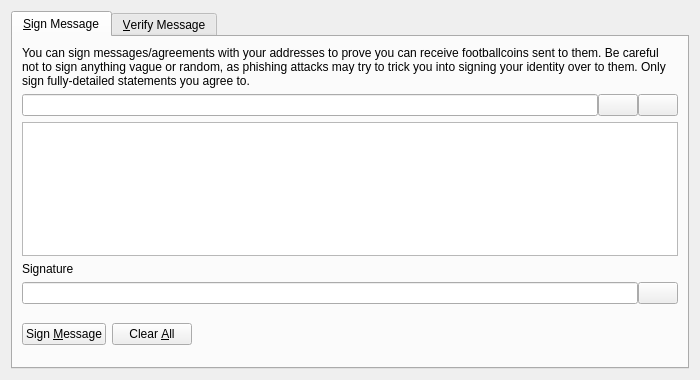
<?xml version="1.0" encoding="UTF-8"?>
<ui version="4.0">
 <class>SignVerifyMessageDialog</class>
 <widget class="QDialog" name="SignVerifyMessageDialog">
  <property name="geometry">
   <rect>
    <x>0</x>
    <y>0</y>
    <width>700</width>
    <height>380</height>
   </rect>
  </property>
  <property name="windowTitle">
   <string>Signatures - Sign / Verify a Message</string>
  </property>
  <property name="modal">
   <bool>true</bool>
  </property>
  <layout class="QVBoxLayout" name="verticalLayout">
   <item>
    <widget class="QTabWidget" name="tabWidget">
     <property name="currentIndex">
      <number>0</number>
     </property>
     <widget class="QWidget" name="tabSignMessage">
      <attribute name="title">
       <string>&amp;Sign Message</string>
      </attribute>
      <layout class="QVBoxLayout" name="verticalLayout_SM">
       <item>
        <widget class="QLabel" name="infoLabel_SM">
         <property name="text">
          <string>You can sign messages/agreements with your addresses to prove you can receive footballcoins sent to them. Be careful not to sign anything vague or random, as phishing attacks may try to trick you into signing your identity over to them. Only sign fully-detailed statements you agree to.</string>
         </property>
         <property name="textFormat">
          <enum>Qt::PlainText</enum>
         </property>
         <property name="wordWrap">
          <bool>true</bool>
         </property>
        </widget>
       </item>
       <item>
        <layout class="QHBoxLayout" name="horizontalLayout_1_SM">
         <property name="spacing">
          <number>0</number>
         </property>
         <item>
          <widget class="QValidatedLineEdit" name="addressIn_SM">
           <property name="toolTip">
            <string>The FootBallCoin address to sign the message with</string>
           </property>
          </widget>
         </item>
         <item>
          <widget class="QPushButton" name="addressBookButton_SM">
           <property name="toolTip">
            <string>Choose previously used address</string>
           </property>
           <property name="text">
            <string/>
           </property>
           <property name="icon">
            <iconset resource="../bitcoin.qrc">
             <normaloff>:/icons/address-book</normaloff>:/icons/address-book</iconset>
           </property>
           <property name="shortcut">
            <string>Alt+A</string>
           </property>
           <property name="autoDefault">
            <bool>false</bool>
           </property>
          </widget>
         </item>
         <item>
          <widget class="QPushButton" name="pasteButton_SM">
           <property name="toolTip">
            <string>Paste address from clipboard</string>
           </property>
           <property name="text">
            <string/>
           </property>
           <property name="icon">
            <iconset resource="../bitcoin.qrc">
             <normaloff>:/icons/editpaste</normaloff>:/icons/editpaste</iconset>
           </property>
           <property name="shortcut">
            <string>Alt+P</string>
           </property>
           <property name="autoDefault">
            <bool>false</bool>
           </property>
          </widget>
         </item>
        </layout>
       </item>
       <item>
        <widget class="QPlainTextEdit" name="messageIn_SM">
         <property name="toolTip">
          <string>Enter the message you want to sign here</string>
         </property>
        </widget>
       </item>
       <item>
        <widget class="QLabel" name="signatureLabel_SM">
         <property name="text">
          <string>Signature</string>
         </property>
         <property name="textFormat">
          <enum>Qt::PlainText</enum>
         </property>
        </widget>
       </item>
       <item>
        <layout class="QHBoxLayout" name="horizontalLayout_2_SM">
         <property name="spacing">
          <number>0</number>
         </property>
         <item>
          <widget class="QLineEdit" name="signatureOut_SM">
           <property name="font">
            <font>
             <italic>true</italic>
            </font>
           </property>
           <property name="readOnly">
            <bool>true</bool>
           </property>
          </widget>
         </item>
         <item>
          <widget class="QPushButton" name="copySignatureButton_SM">
           <property name="toolTip">
            <string>Copy the current signature to the system clipboard</string>
           </property>
           <property name="text">
            <string/>
           </property>
           <property name="icon">
            <iconset resource="../bitcoin.qrc">
             <normaloff>:/icons/editcopy</normaloff>:/icons/editcopy</iconset>
           </property>
           <property name="autoDefault">
            <bool>false</bool>
           </property>
          </widget>
         </item>
        </layout>
       </item>
       <item>
        <layout class="QHBoxLayout" name="horizontalLayout_3_SM">
         <item>
          <widget class="QPushButton" name="signMessageButton_SM">
           <property name="toolTip">
            <string>Sign the message to prove you own this FootBallCoin address</string>
           </property>
           <property name="text">
            <string>Sign &amp;Message</string>
           </property>
           <property name="icon">
            <iconset resource="../bitcoin.qrc">
             <normaloff>:/icons/edit</normaloff>:/icons/edit</iconset>
           </property>
           <property name="autoDefault">
            <bool>false</bool>
           </property>
          </widget>
         </item>
         <item>
          <widget class="QPushButton" name="clearButton_SM">
           <property name="toolTip">
            <string>Reset all sign message fields</string>
           </property>
           <property name="text">
            <string>Clear &amp;All</string>
           </property>
           <property name="icon">
            <iconset resource="../bitcoin.qrc">
             <normaloff>:/icons/remove</normaloff>:/icons/remove</iconset>
           </property>
           <property name="autoDefault">
            <bool>false</bool>
           </property>
          </widget>
         </item>
         <item>
          <spacer name="horizontalSpacer_1_SM">
           <property name="orientation">
            <enum>Qt::Horizontal</enum>
           </property>
           <property name="sizeHint" stdset="0">
            <size>
             <width>40</width>
             <height>48</height>
            </size>
           </property>
          </spacer>
         </item>
         <item>
          <widget class="QLabel" name="statusLabel_SM">
           <property name="font">
            <font>
             <weight>75</weight>
             <bold>true</bold>
            </font>
           </property>
           <property name="text">
            <string/>
           </property>
           <property name="wordWrap">
            <bool>true</bool>
           </property>
          </widget>
         </item>
         <item>
          <spacer name="horizontalSpacer_2_SM">
           <property name="orientation">
            <enum>Qt::Horizontal</enum>
           </property>
           <property name="sizeHint" stdset="0">
            <size>
             <width>40</width>
             <height>48</height>
            </size>
           </property>
          </spacer>
         </item>
        </layout>
       </item>
      </layout>
     </widget>
     <widget class="QWidget" name="tabVerifyMessage">
      <attribute name="title">
       <string>&amp;Verify Message</string>
      </attribute>
      <layout class="QVBoxLayout" name="verticalLayout_VM">
       <item>
        <widget class="QLabel" name="infoLabel_VM">
         <property name="text">
          <string>Enter the receiver's address, message (ensure you copy line breaks, spaces, tabs, etc. exactly) and signature below to verify the message. Be careful not to read more into the signature than what is in the signed message itself, to avoid being tricked by a man-in-the-middle attack. Note that this only proves the signing party receives with the address, it cannot prove sendership of any transaction!</string>
         </property>
         <property name="textFormat">
          <enum>Qt::PlainText</enum>
         </property>
         <property name="alignment">
          <set>Qt::AlignLeading|Qt::AlignLeft|Qt::AlignTop</set>
         </property>
         <property name="wordWrap">
          <bool>true</bool>
         </property>
        </widget>
       </item>
       <item>
        <layout class="QHBoxLayout" name="horizontalLayout_1_VM">
         <property name="spacing">
          <number>0</number>
         </property>
         <item>
          <widget class="QValidatedLineEdit" name="addressIn_VM">
           <property name="toolTip">
            <string>The FootBallCoin address the message was signed with</string>
           </property>
          </widget>
         </item>
         <item>
          <widget class="QPushButton" name="addressBookButton_VM">
           <property name="toolTip">
            <string>Choose previously used address</string>
           </property>
           <property name="text">
            <string/>
           </property>
           <property name="icon">
            <iconset resource="../bitcoin.qrc">
             <normaloff>:/icons/address-book</normaloff>:/icons/address-book</iconset>
           </property>
           <property name="shortcut">
            <string>Alt+A</string>
           </property>
           <property name="autoDefault">
            <bool>false</bool>
           </property>
          </widget>
         </item>
        </layout>
       </item>
       <item>
        <widget class="QPlainTextEdit" name="messageIn_VM"/>
       </item>
       <item>
        <widget class="QValidatedLineEdit" name="signatureIn_VM"/>
       </item>
       <item>
        <layout class="QHBoxLayout" name="horizontalLayout_2_VM">
         <item>
          <widget class="QPushButton" name="verifyMessageButton_VM">
           <property name="toolTip">
            <string>Verify the message to ensure it was signed with the specified FootBallCoin address</string>
           </property>
           <property name="text">
            <string>Verify &amp;Message</string>
           </property>
           <property name="icon">
            <iconset resource="../bitcoin.qrc">
             <normaloff>:/icons/transaction_0</normaloff>:/icons/transaction_0</iconset>
           </property>
           <property name="autoDefault">
            <bool>false</bool>
           </property>
          </widget>
         </item>
         <item>
          <widget class="QPushButton" name="clearButton_VM">
           <property name="toolTip">
            <string>Reset all verify message fields</string>
           </property>
           <property name="text">
            <string>Clear &amp;All</string>
           </property>
           <property name="icon">
            <iconset resource="../bitcoin.qrc">
             <normaloff>:/icons/remove</normaloff>:/icons/remove</iconset>
           </property>
           <property name="autoDefault">
            <bool>false</bool>
           </property>
          </widget>
         </item>
         <item>
          <spacer name="horizontalSpacer_1_VM">
           <property name="orientation">
            <enum>Qt::Horizontal</enum>
           </property>
           <property name="sizeHint" stdset="0">
            <size>
             <width>40</width>
             <height>48</height>
            </size>
           </property>
          </spacer>
         </item>
         <item>
          <widget class="QLabel" name="statusLabel_VM">
           <property name="font">
            <font>
             <weight>75</weight>
             <bold>true</bold>
            </font>
           </property>
           <property name="text">
            <string/>
           </property>
           <property name="wordWrap">
            <bool>true</bool>
           </property>
          </widget>
         </item>
         <item>
          <spacer name="horizontalSpacer_2_VM">
           <property name="orientation">
            <enum>Qt::Horizontal</enum>
           </property>
           <property name="sizeHint" stdset="0">
            <size>
             <width>40</width>
             <height>48</height>
            </size>
           </property>
          </spacer>
         </item>
        </layout>
       </item>
      </layout>
     </widget>
    </widget>
   </item>
  </layout>
 </widget>
 <customwidgets>
  <customwidget>
   <class>QValidatedLineEdit</class>
   <extends>QLineEdit</extends>
   <header>qvalidatedlineedit.h</header>
  </customwidget>
 </customwidgets>
 <resources>
  <include location="../bitcoin.qrc"/>
 </resources>
 <connections/>
</ui>
